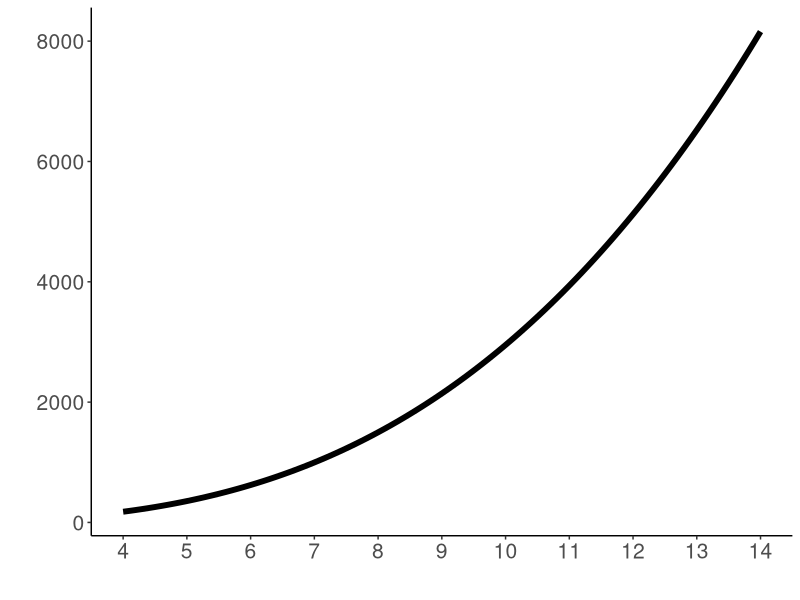

This chart was generated by the following R code:
## ---- chunk 1
knitr::opts_chunk$set(echo = FALSE,warning=FALSE,message=FALSE)

library(tidyverse)
## ---- chunk 2
x=seq(4,14,by=0.1)

y=3*x^3-6*x+10

ggplot()+
  geom_line(aes(x=x,y=y),color="black",linewidth=2)+
  theme_classic()+
  scale_x_continuous(breaks=seq(4,14,by=1))+
  labs(x="",y="")+
  theme(text=element_text(size=19))
  
## ---- chunk 3
x=seq(6,12)

f=3*x^3-6*x+10

sum(f)


